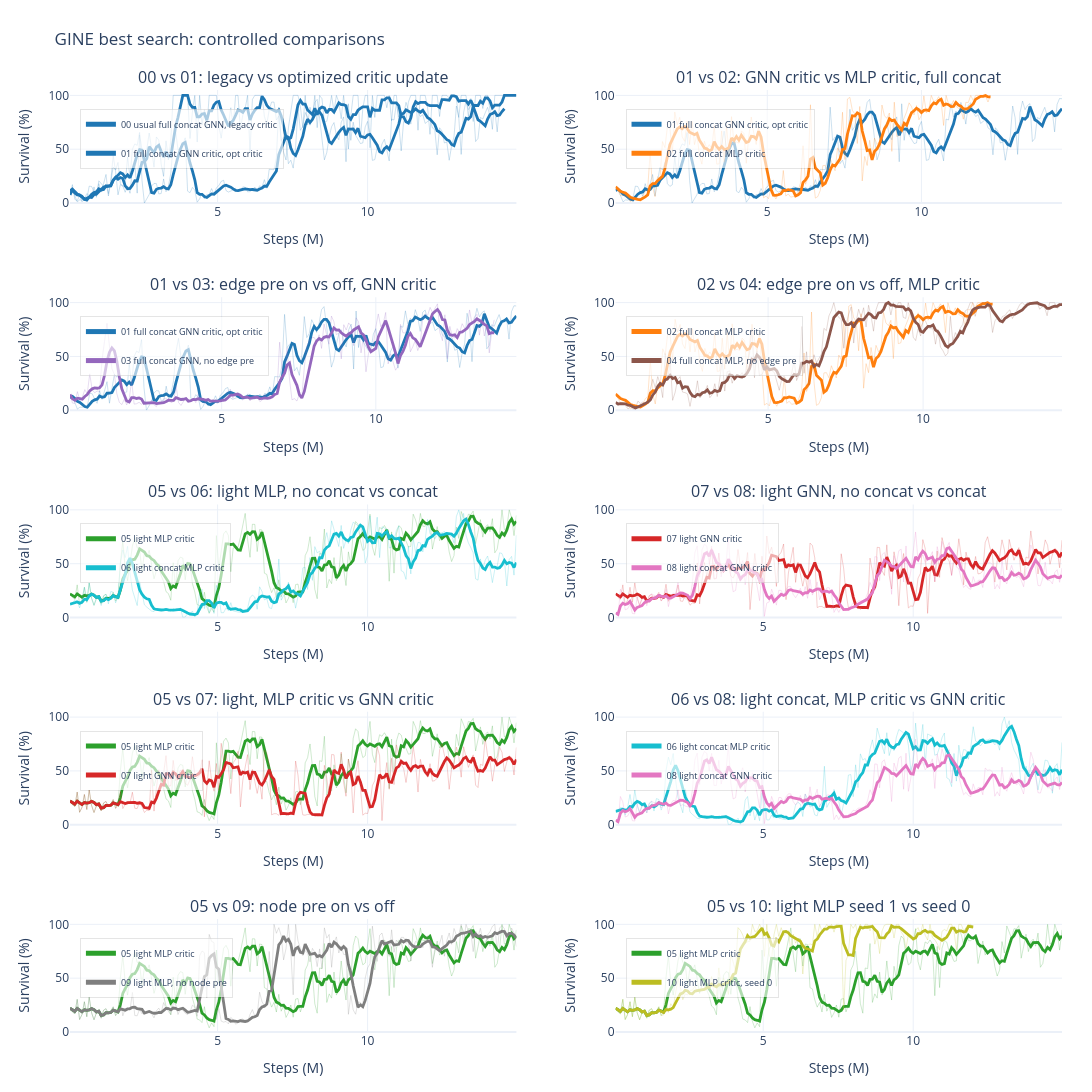

This figure's notebook cell:
### Code cell
# Controlled comparisons for gine_best_search.
# Each subplot changes one main knob, when both runs are available in history_df.
GINE_BEST_COMPARISONS = [
    (
        "00 vs 01: legacy vs optimized critic update",
        "best_00_rerun_usual_shared_gine_a4_concat_flat_s1",
        "best_01_full_concat_gnn_optcritic_s1",
    ),
    (
        "01 vs 02: GNN critic vs MLP critic, full concat",
        "best_01_full_concat_gnn_optcritic_s1",
        "best_02_full_concat_mlp_optcritic_s1",
    ),
    (
        "01 vs 03: edge pre on vs off, GNN critic",
        "best_01_full_concat_gnn_optcritic_s1",
        "best_03_full_concat_no_edge_gnn_optcritic_s1",
    ),
    (
        "02 vs 04: edge pre on vs off, MLP critic",
        "best_02_full_concat_mlp_optcritic_s1",
        "best_04_full_concat_no_edge_mlp_optcritic_s1",
    ),
    (
        "05 vs 06: light MLP, no concat vs concat",
        "best_05_light_mlp_s1",
        "best_06_light_concat_mlp_s1",
    ),
    (
        "07 vs 08: light GNN, no concat vs concat",
        "best_07_light_gnn_s1",
        "best_08_light_concat_gnn_s1",
    ),
    (
        "05 vs 07: light, MLP critic vs GNN critic",
        "best_05_light_mlp_s1",
        "best_07_light_gnn_s1",
    ),
    (
        "06 vs 08: light concat, MLP critic vs GNN critic",
        "best_06_light_concat_mlp_s1",
        "best_08_light_concat_gnn_s1",
    ),
    (
        "05 vs 09: node pre on vs off",
        "best_05_light_mlp_s1",
        "best_09_light_no_node_pre_mlp_s1",
    ),
    (
        "05 vs 10: light MLP seed 1 vs seed 0",
        "best_05_light_mlp_s1",
        "best_10_rerun_light_mlp_s0",
    ),
]


def gine_best_pair(left, right):
    specs = []
    for run_name in [left, right]:
        resolved_name = GINE_BEST_RUN_NAMES.get(run_name)
        if resolved_name is None:
            continue
        label = GINE_BEST_LABELS.get(run_name, run_name)
        specs.append(make_run(resolved_name, color=GINE_BEST_COLORS.get(run_name), label=label))
    return specs


gine_best_pair_groups = []
for title, left, right in GINE_BEST_COMPARISONS:
    specs = gine_best_pair(left, right)
    if len(specs) == 2:
        gine_best_pair_groups.append((title, specs))
    else:
        print(f"Skipping comparison with missing data: {title}")

fig_gine_best_pairs = plot_run_groups(
    gine_best_pair_groups,
    split="test",
    smooth=5,
    show_raw=True,
    title="configs/gine_best_search: controlled comparisons",
    y_range=[0, 105],
    ncols=2,
    subplot_height=380,
    width=1600,
    save_name="gine_best_search_controlled_comparisons",
)
fig_gine_best_pairs

### Figure 1 — Plotly figure (JSON) as saved in the notebook; plotly's stock layout.template omitted (floating-point values rounded to 4 significant figures; data arrays with more than 128 entries replaced by an {"elided": "..."} marker saying what was removed)
{"data": [{"hovertemplate": "<b>%{fullData.name}</b><br>metric: test/charts/episodic_survival<br>step: %{x:.2f}M<br>smoothed value: %{y:.3f}<extra></extra>", "legend": "legend", "legendgroup": "subplot1:00 usual full concat GNN, legacy critic", "line": {"color": "#1f77b4", "dash": "solid", "width": 1}, "mode": "lines", "name": "00 usual full concat GNN, legacy critic raw", "opacity": 0.22, "showlegend": false, "type": "scatter", "x": {"elided": "187 float values"}, "xaxis": "x", "y": {"elided": "187 float values"}, "yaxis": "y"}, {"hovertemplate": "<b>%{fullData.name}</b><br>metric: test/charts/episodic_survival<br>step: %{x:.2f}M<br>smoothed value: %{y:.3f}<extra></extra>", "legend": "legend", "legendgroup": "subplot1:00 usual full concat GNN, legacy critic", "line": {"color": "#1f77b4", "dash": "solid", "width": 2.8}, "mode": "lines", "name": "00 usual full concat GNN, legacy critic", "showlegend": true, "type": "scatter", "x": {"elided": "187 float values"}, "xaxis": "x", "y": {"elided": "187 float values"}, "yaxis": "y"}, {"hovertemplate": "<b>%{fullData.name}</b><br>metric: test/charts/episodic_survival<br>step: %{x:.2f}M<br>smoothed value: %{y:.3f}<extra></extra>", "legend": "legend", "legendgroup": "subplot1:01 full concat GNN critic, opt critic", "line": {"color": "#1f77b4", "dash": "solid", "width": 1}, "mode": "lines", "name": "01 full concat GNN critic, opt critic raw", "opacity": 0.22, "showlegend": false, "type": "scatter", "x": {"elided": "182 float values"}, "xaxis": "x", "y": {"elided": "182 float values"}, "yaxis": "y"}, {"hovertemplate": "<b>%{fullData.name}</b><br>metric: test/charts/episodic_survival<br>step: %{x:.2f}M<br>smoothed value: %{y:.3f}<extra></extra>", "legend": "legend", "legendgroup": "subplot1:01 full concat GNN critic, opt critic", "line": {"color": "#1f77b4", "dash": "solid", "width": 2.8}, "mode": "lines", "name": "01 full concat GNN critic, opt critic", "showlegend": true, "type": "scatter", "x": {"elided": "182 float values"}, "xaxis": "x", "y": {"elided": "182 float values"}, "yaxis": "y"}, {"hovertemplate": "<b>%{fullData.name}</b><br>metric: test/charts/episodic_survival<br>step: %{x:.2f}M<br>smoothed value: %{y:.3f}<extra></extra>", "legend": "legend2", "legendgroup": "subplot2:01 full concat GNN critic, opt critic", "line": {"color": "#1f77b4", "dash": "solid", "width": 1}, "mode": "lines", "name": "01 full concat GNN critic, opt critic raw", "opacity": 0.22, "showlegend": false, "type": "scatter", "x": {"elided": "182 float values"}, "xaxis": "x2", "y": {"elided": "182 float values"}, "yaxis": "y2"}, {"hovertemplate": "<b>%{fullData.name}</b><br>metric: test/charts/episodic_survival<br>step: %{x:.2f}M<br>smoothed value: %{y:.3f}<extra></extra>", "legend": "legend2", "legendgroup": "subplot2:01 full concat GNN critic, opt critic", "line": {"color": "#1f77b4", "dash": "solid", "width": 2.8}, "mode": "lines", "name": "01 full concat GNN critic, opt critic", "showlegend": true, "type": "scatter", "x": {"elided": "182 float values"}, "xaxis": "x2", "y": {"elided": "182 float values"}, "yaxis": "y2"}, {"hovertemplate": "<b>%{fullData.name}</b><br>metric: test/charts/episodic_survival<br>step: %{x:.2f}M<br>smoothed value: %{y:.3f}<extra></extra>", "legend": "legend2", "legendgroup": "subplot2:02 full concat MLP critic", "line": {"color": "#ff7f0e", "dash": "solid", "width": 1}, "mode": "lines", "name": "02 full concat MLP critic raw", "opacity": 0.22, "showlegend": false, "type": "scatter", "x": {"elided": "153 float values"}, "xaxis": "x2", "y": {"elided": "153 float values"}, "yaxis": "y2"}, {"hovertemplate": "<b>%{fullData.name}</b><br>metric: test/charts/episodic_survival<br>step: %{x:.2f}M<br>smoothed value: %{y:.3f}<extra></extra>", "legend": "legend2", "legendgroup": "subplot2:02 full concat MLP critic", "line": {"color": "#ff7f0e", "dash": "solid", "width": 2.8}, "mode": "lines", "name": "02 full concat MLP critic", "showlegend": true, "type": "scatter", "x": {"elided": "153 float values"}, "xaxis": "x2", "y": {"elided": "153 float values"}, "yaxis": "y2"}, {"hovertemplate": "<b>%{fullData.name}</b><br>metric: test/charts/episodic_survival<br>step: %{x:.2f}M<br>smoothed value: %{y:.3f}<extra></extra>", "legend": "legend3", "legendgroup": "subplot3:01 full concat GNN critic, opt critic", "line": {"color": "#1f77b4", "dash": "solid", "width": 1}, "mode": "lines", "name": "01 full concat GNN critic, opt critic raw", "opacity": 0.22, "showlegend": false, "type": "scatter", "x": {"elided": "182 float values"}, "xaxis": "x3", "y": {"elided": "182 float values"}, "yaxis": "y3"}, {"hovertemplate": "<b>%{fullData.name}</b><br>metric: test/charts/episodic_survival<br>step: %{x:.2f}M<br>smoothed value: %{y:.3f}<extra></extra>", "legend": "legend3", "legendgroup": "subplot3:01 full concat GNN critic, opt critic", "line": {"color": "#1f77b4", "dash": "solid", "width": 2.8}, "mode": "lines", "name": "01 full concat GNN critic, opt critic", "showlegend": true, "type": "scatter", "x": {"elided": "182 float values"}, "xaxis": "x3", "y": {"elided": "182 float values"}, "yaxis": "y3"}, {"hovertemplate": "<b>%{fullData.name}</b><br>metric: test/charts/episodic_survival<br>step: %{x:.2f}M<br>smoothed value: %{y:.3f}<extra></extra>", "legend": "legend3", "legendgroup": "subplot3:03 full concat GNN, no edge pre", "line": {"color": "#9467bd", "dash": "solid", "width": 1}, "mode": "lines", "name": "03 full concat GNN, no edge pre raw", "opacity": 0.22, "showlegend": false, "type": "scatter", "x": {"elided": "173 float values"}, "xaxis": "x3", "y": {"elided": "173 float values"}, "yaxis": "y3"}, {"hovertemplate": "<b>%{fullData.name}</b><br>metric: test/charts/episodic_survival<br>step: %{x:.2f}M<br>smoothed value: %{y:.3f}<extra></extra>", "legend": "legend3", "legendgroup": "subplot3:03 full concat GNN, no edge pre", "line": {"color": "#9467bd", "dash": "solid", "width": 2.8}, "mode": "lines", "name": "03 full concat GNN, no edge pre", "showlegend": true, "type": "scatter", "x": {"elided": "173 float values"}, "xaxis": "x3", "y": {"elided": "173 float values"}, "yaxis": "y3"}, {"hovertemplate": "<b>%{fullData.name}</b><br>metric: test/charts/episodic_survival<br>step: %{x:.2f}M<br>smoothed value: %{y:.3f}<extra></extra>", "legend": "legend4", "legendgroup": "subplot4:02 full concat MLP critic", "line": {"color": "#ff7f0e", "dash": "solid", "width": 1}, "mode": "lines", "name": "02 full concat MLP critic raw", "opacity": 0.22, "showlegend": false, "type": "scatter", "x": {"elided": "153 float values"}, "xaxis": "x4", "y": {"elided": "153 float values"}, "yaxis": "y4"}, {"hovertemplate": "<b>%{fullData.name}</b><br>metric: test/charts/episodic_survival<br>step: %{x:.2f}M<br>smoothed value: %{y:.3f}<extra></extra>", "legend": "legend4", "legendgroup": "subplot4:02 full concat MLP critic", "line": {"color": "#ff7f0e", "dash": "solid", "width": 2.8}, "mode": "lines", "name": "02 full concat MLP critic", "showlegend": true, "type": "scatter", "x": {"elided": "153 float values"}, "xaxis": "x4", "y": {"elided": "153 float values"}, "yaxis": "y4"}, {"hovertemplate": "<b>%{fullData.name}</b><br>metric: test/charts/episodic_survival<br>step: %{x:.2f}M<br>smoothed value: %{y:.3f}<extra></extra>", "legend": "legend4", "legendgroup": "subplot4:04 full concat MLP, no edge pre", "line": {"color": "#8c564b", "dash": "solid", "width": 1}, "mode": "lines", "name": "04 full concat MLP, no edge pre raw", "opacity": 0.22, "showlegend": false, "type": "scatter", "x": {"elided": "181 float values"}, "xaxis": "x4", "y": {"elided": "181 float values"}, "yaxis": "y4"}, {"hovertemplate": "<b>%{fullData.name}</b><br>metric: test/charts/episodic_survival<br>step: %{x:.2f}M<br>smoothed value: %{y:.3f}<extra></extra>", "legend": "legend4", "legendgroup": "subplot4:04 full concat MLP, no edge pre", "line": {"color": "#8c564b", "dash": "solid", "width": 2.8}, "mode": "lines", "name": "04 full concat MLP, no edge pre", "showlegend": true, "type": "scatter", "x": {"elided": "181 float values"}, "xaxis": "x4", "y": {"elided": "181 float values"}, "yaxis": "y4"}, {"hovertemplate": "<b>%{fullData.name}</b><br>metric: test/charts/episodic_survival<br>step: %{x:.2f}M<br>smoothed value: %{y:.3f}<extra></extra>", "legend": "legend5", "legendgroup": "subplot5:05 light MLP critic", "line": {"color": "#2ca02c", "dash": "solid", "width": 1}, "mode": "lines", "name": "05 light MLP critic raw", "opacity": 0.22, "showlegend": false, "type": "scatter", "x": {"elided": "187 float values"}, "xaxis": "x5", "y": {"elided": "187 float values"}, "yaxis": "y5"}, {"hovertemplate": "<b>%{fullData.name}</b><br>metric: test/charts/episodic_survival<br>step: %{x:.2f}M<br>smoothed value: %{y:.3f}<extra></extra>", "legend": "legend5", "legendgroup": "subplot5:05 light MLP critic", "line": {"color": "#2ca02c", "dash": "solid", "width": 2.8}, "mode": "lines", "name": "05 light MLP critic", "showlegend": true, "type": "scatter", "x": {"elided": "187 float values"}, "xaxis": "x5", "y": {"elided": "187 float values"}, "yaxis": "y5"}, {"hovertemplate": "<b>%{fullData.name}</b><br>metric: test/charts/episodic_survival<br>step: %{x:.2f}M<br>smoothed value: %{y:.3f}<extra></extra>", "legend": "legend5", "legendgroup": "subplot5:06 light concat MLP critic", "line": {"color": "#17becf", "dash": "solid", "width": 1}, "mode": "lines", "name": "06 light concat MLP critic raw", "opacity": 0.22, "showlegend": false, "type": "scatter", "x": {"elided": "187 float values"}, "xaxis": "x5", "y": {"elided": "187 float values"}, "yaxis": "y5"}, {"hovertemplate": "<b>%{fullData.name}</b><br>metric: test/charts/episodic_survival<br>step: %{x:.2f}M<br>smoothed value: %{y:.3f}<extra></extra>", "legend": "legend5", "legendgroup": "subplot5:06 light concat MLP critic", "line": {"color": "#17becf", "dash": "solid", "width": 2.8}, "mode": "lines", "name": "06 light concat MLP critic", "showlegend": true, "type": "scatter", "x": {"elided": "187 float values"}, "xaxis": "x5", "y": {"elided": "187 float values"}, "yaxis": "y5"}, {"hovertemplate": "<b>%{fullData.name}</b><br>metric: test/charts/episodic_survival<br>step: %{x:.2f}M<br>smoothed value: %{y:.3f}<extra></extra>", "legend": "legend6", "legendgroup": "subplot6:07 light GNN critic", "line": {"color": "#d62728", "dash": "solid", "width": 1}, "mode": "lines", "name": "07 light GNN critic raw", "opacity": 0.22, "showlegend": false, "type": "scatter", "x": {"elided": "187 float values"}, "xaxis": "x6", "y": {"elided": "187 float values"}, "yaxis": "y6"}, {"hovertemplate": "<b>%{fullData.name}</b><br>metric: test/charts/episodic_survival<br>step: %{x:.2f}M<br>smoothed value: %{y:.3f}<extra></extra>", "legend": "legend6", "legendgroup": "subplot6:07 light GNN critic", "line": {"color": "#d62728", "dash": "solid", "width": 2.8}, "mode": "lines", "name": "07 light GNN critic", "showlegend": true, "type": "scatter", "x": {"elided": "187 float values"}, "xaxis": "x6", "y": {"elided": "187 float values"}, "yaxis": "y6"}, {"hovertemplate": "<b>%{fullData.name}</b><br>metric: test/charts/episodic_survival<br>step: %{x:.2f}M<br>smoothed value: %{y:.3f}<extra></extra>", "legend": "legend6", "legendgroup": "subplot6:08 light concat GNN critic", "line": {"color": "#e377c2", "dash": "solid", "width": 1}, "mode": "lines", "name": "08 light concat GNN critic raw", "opacity": 0.22, "showlegend": false, "type": "scatter", "x": {"elided": "187 float values"}, "xaxis": "x6", "y": {"elided": "187 float values"}, "yaxis": "y6"}, {"hovertemplate": "<b>%{fullData.name}</b><br>metric: test/charts/episodic_survival<br>step: %{x:.2f}M<br>smoothed value: %{y:.3f}<extra></extra>", "legend": "legend6", "legendgroup": "subplot6:08 light concat GNN critic", "line": {"color": "#e377c2", "dash": "solid", "width": 2.8}, "mode": "lines", "name": "08 light concat GNN critic", "showlegend": true, "type": "scatter", "x": {"elided": "187 float values"}, "xaxis": "x6", "y": {"elided": "187 float values"}, "yaxis": "y6"}, {"hovertemplate": "<b>%{fullData.name}</b><br>metric: test/charts/episodic_survival<br>step: %{x:.2f}M<br>smoothed value: %{y:.3f}<extra></extra>", "legend": "legend7", "legendgroup": "subplot7:05 light MLP critic", "line": {"color": "#2ca02c", "dash": "solid", "width": 1}, "mode": "lines", "name": "05 light MLP critic raw", "opacity": 0.22, "showlegend": false, "type": "scatter", "x": {"elided": "187 float values"}, "xaxis": "x7", "y": {"elided": "187 float values"}, "yaxis": "y7"}, {"hovertemplate": "<b>%{fullData.name}</b><br>metric: test/charts/episodic_survival<br>step: %{x:.2f}M<br>smoothed value: %{y:.3f}<extra></extra>", "legend": "legend7", "legendgroup": "subplot7:05 light MLP critic", "line": {"color": "#2ca02c", "dash": "solid", "width": 2.8}, "mode": "lines", "name": "05 light MLP critic", "showlegend": true, "type": "scatter", "x": {"elided": "187 float values"}, "xaxis": "x7", "y": {"elided": "187 float values"}, "yaxis": "y7"}, {"hovertemplate": "<b>%{fullData.name}</b><br>metric: test/charts/episodic_survival<br>step: %{x:.2f}M<br>smoothed value: %{y:.3f}<extra></extra>", "legend": "legend7", "legendgroup": "subplot7:07 light GNN critic", "line": {"color": "#d62728", "dash": "solid", "width": 1}, "mode": "lines", "name": "07 light GNN critic raw", "opacity": 0.22, "showlegend": false, "type": "scatter", "x": {"elided": "187 float values"}, "xaxis": "x7", "y": {"elided": "187 float values"}, "yaxis": "y7"}, {"hovertemplate": "<b>%{fullData.name}</b><br>metric: test/charts/episodic_survival<br>step: %{x:.2f}M<br>smoothed value: %{y:.3f}<extra></extra>", "legend": "legend7", "legendgroup": "subplot7:07 light GNN critic", "line": {"color": "#d62728", "dash": "solid", "width": 2.8}, "mode": "lines", "name": "07 light GNN critic", "showlegend": true, "type": "scatter", "x": {"elided": "187 float values"}, "xaxis": "x7", "y": {"elided": "187 float values"}, "yaxis": "y7"}, {"hovertemplate": "<b>%{fullData.name}</b><br>metric: test/charts/episodic_survival<br>step: %{x:.2f}M<br>smoothed value: %{y:.3f}<extra></extra>", "legend": "legend8", "legendgroup": "subplot8:06 light concat MLP critic", "line": {"color": "#17becf", "dash": "solid", "width": 1}, "mode": "lines", "name": "06 light concat MLP critic raw", "opacity": 0.22, "showlegend": false, "type": "scatter", "x": {"elided": "187 float values"}, "xaxis": "x8", "y": {"elided": "187 float values"}, "yaxis": "y8"}, {"hovertemplate": "<b>%{fullData.name}</b><br>metric: test/charts/episodic_survival<br>step: %{x:.2f}M<br>smoothed value: %{y:.3f}<extra></extra>", "legend": "legend8", "legendgroup": "subplot8:06 light concat MLP critic", "line": {"color": "#17becf", "dash": "solid", "width": 2.8}, "mode": "lines", "name": "06 light concat MLP critic", "showlegend": true, "type": "scatter", "x": {"elided": "187 float values"}, "xaxis": "x8", "y": {"elided": "187 float values"}, "yaxis": "y8"}, {"hovertemplate": "<b>%{fullData.name}</b><br>metric: test/charts/episodic_survival<br>step: %{x:.2f}M<br>smoothed value: %{y:.3f}<extra></extra>", "legend": "legend8", "legendgroup": "subplot8:08 light concat GNN critic", "line": {"color": "#e377c2", "dash": "solid", "width": 1}, "mode": "lines", "name": "08 light concat GNN critic raw", "opacity": 0.22, "showlegend": false, "type": "scatter", "x": {"elided": "187 float values"}, "xaxis": "x8", "y": {"elided": "187 float values"}, "yaxis": "y8"}, {"hovertemplate": "<b>%{fullData.name}</b><br>metric: test/charts/episodic_survival<br>step: %{x:.2f}M<br>smoothed value: %{y:.3f}<extra></extra>", "legend": "legend8", "legendgroup": "subplot8:08 light concat GNN critic", "line": {"color": "#e377c2", "dash": "solid", "width": 2.8}, "mode": "lines", "name": "08 light concat GNN critic", "showlegend": true, "type": "scatter", "x": {"elided": "187 float values"}, "xaxis": "x8", "y": {"elided": "187 float values"}, "yaxis": "y8"}, {"hovertemplate": "<b>%{fullData.name}</b><br>metric: test/charts/episodic_survival<br>step: %{x:.2f}M<br>smoothed value: %{y:.3f}<extra></extra>", "legend": "legend9", "legendgroup": "subplot9:05 light MLP critic", "line": {"color": "#2ca02c", "dash": "solid", "width": 1}, "mode": "lines", "name": "05 light MLP critic raw", "opacity": 0.22, "showlegend": false, "type": "scatter", "x": {"elided": "187 float values"}, "xaxis": "x9", "y": {"elided": "187 float values"}, "yaxis": "y9"}, {"hovertemplate": "<b>%{fullData.name}</b><br>metric: test/charts/episodic_survival<br>step: %{x:.2f}M<br>smoothed value: %{y:.3f}<extra></extra>", "legend": "legend9", "legendgroup": "subplot9:05 light MLP critic", "line": {"color": "#2ca02c", "dash": "solid", "width": 2.8}, "mode": "lines", "name": "05 light MLP critic", "showlegend": true, "type": "scatter", "x": {"elided": "187 float values"}, "xaxis": "x9", "y": {"elided": "187 float values"}, "yaxis": "y9"}, {"hovertemplate": "<b>%{fullData.name}</b><br>metric: test/charts/episodic_survival<br>step: %{x:.2f}M<br>smoothed value: %{y:.3f}<extra></extra>", "legend": "legend9", "legendgroup": "subplot9:09 light MLP, no node pre", "line": {"color": "#7f7f7f", "dash": "solid", "width": 1}, "mode": "lines", "name": "09 light MLP, no node pre raw", "opacity": 0.22, "showlegend": false, "type": "scatter", "x": {"elided": "187 float values"}, "xaxis": "x9", "y": {"elided": "187 float values"}, "yaxis": "y9"}, {"hovertemplate": "<b>%{fullData.name}</b><br>metric: test/charts/episodic_survival<br>step: %{x:.2f}M<br>smoothed value: %{y:.3f}<extra></extra>", "legend": "legend9", "legendgroup": "subplot9:09 light MLP, no node pre", "line": {"color": "#7f7f7f", "dash": "solid", "width": 2.8}, "mode": "lines", "name": "09 light MLP, no node pre", "showlegend": true, "type": "scatter", "x": {"elided": "187 float values"}, "xaxis": "x9", "y": {"elided": "187 float values"}, "yaxis": "y9"}, {"hovertemplate": "<b>%{fullData.name}</b><br>metric: test/charts/episodic_survival<br>step: %{x:.2f}M<br>smoothed value: %{y:.3f}<extra></extra>", "legend": "legend10", "legendgroup": "subplot10:05 light MLP critic", "line": {"color": "#2ca02c", "dash": "solid", "width": 1}, "mode": "lines", "name": "05 light MLP critic raw", "opacity": 0.22, "showlegend": false, "type": "scatter", "x": {"elided": "187 float values"}, "xaxis": "x10", "y": {"elided": "187 float values"}, "yaxis": "y10"}, {"hovertemplate": "<b>%{fullData.name}</b><br>metric: test/charts/episodic_survival<br>step: %{x:.2f}M<br>smoothed value: %{y:.3f}<extra></extra>", "legend": "legend10", "legendgroup": "subplot10:05 light MLP critic", "line": {"color": "#2ca02c", "dash": "solid", "width": 2.8}, "mode": "lines", "name": "05 light MLP critic", "showlegend": true, "type": "scatter", "x": {"elided": "187 float values"}, "xaxis": "x10", "y": {"elided": "187 float values"}, "yaxis": "y10"}, {"hovertemplate": "<b>%{fullData.name}</b><br>metric: test/charts/episodic_survival<br>step: %{x:.2f}M<br>smoothed value: %{y:.3f}<extra></extra>", "legend": "legend10", "legendgroup": "subplot10:10 light MLP critic, seed 0", "line": {"color": "#bcbd22", "dash": "solid", "width": 1}, "mode": "lines", "name": "10 light MLP critic, seed 0 raw", "opacity": 0.22, "showlegend": false, "type": "scatter", "x": {"elided": "150 float values"}, "xaxis": "x10", "y": {"elided": "150 float values"}, "yaxis": "y10"}, {"hovertemplate": "<b>%{fullData.name}</b><br>metric: test/charts/episodic_survival<br>step: %{x:.2f}M<br>smoothed value: %{y:.3f}<extra></extra>", "legend": "legend10", "legendgroup": "subplot10:10 light MLP critic, seed 0", "line": {"color": "#bcbd22", "dash": "solid", "width": 2.8}, "mode": "lines", "name": "10 light MLP critic, seed 0", "showlegend": true, "type": "scatter", "x": {"elided": "150 float values"}, "xaxis": "x10", "y": {"elided": "150 float values"}, "yaxis": "y10"}], "layout": {"annotations": [{"font": {"size": 16}, "showarrow": false, "text": "00 vs 01: legacy vs optimized critic update", "x": 0.225, "xanchor": "center", "xref": "paper", "y": 1, "yanchor": "bottom", "yref": "paper"}, {"font": {"size": 16}, "showarrow": false, "text": "01 vs 02: GNN critic vs MLP critic, full concat", "x": 0.775, "xanchor": "center", "xref": "paper", "y": 1, "yanchor": "bottom", "yref": "paper"}, {"font": {"size": 16}, "showarrow": false, "text": "01 vs 03: edge pre on vs off, GNN critic", "x": 0.225, "xanchor": "center", "xref": "paper", "y": 0.78, "yanchor": "bottom", "yref": "paper"}, {"font": {"size": 16}, "showarrow": false, "text": "02 vs 04: edge pre on vs off, MLP critic", "x": 0.775, "xanchor": "center", "xref": "paper", "y": 0.78, "yanchor": "bottom", "yref": "paper"}, {"font": {"size": 16}, "showarrow": false, "text": "05 vs 06: light MLP, no concat vs concat", "x": 0.225, "xanchor": "center", "xref": "paper", "y": 0.56, "yanchor": "bottom", "yref": "paper"}, {"font": {"size": 16}, "showarrow": false, "text": "07 vs 08: light GNN, no concat vs concat", "x": 0.775, "xanchor": "center", "xref": "paper", "y": 0.56, "yanchor": "bottom", "yref": "paper"}, {"font": {"size": 16}, "showarrow": false, "text": "05 vs 07: light, MLP critic vs GNN critic", "x": 0.225, "xanchor": "center", "xref": "paper", "y": 0.34, "yanchor": "bottom", "yref": "paper"}, {"font": {"size": 16}, "showarrow": false, "text": "06 vs 08: light concat, MLP critic vs GNN critic", "x": 0.775, "xanchor": "center", "xref": "paper", "y": 0.34, "yanchor": "bottom", "yref": "paper"}, {"font": {"size": 16}, "showarrow": false, "text": "05 vs 09: node pre on vs off", "x": 0.225, "xanchor": "center", "xref": "paper", "y": 0.12, "yanchor": "bottom", "yref": "paper"}, {"font": {"size": 16}, "showarrow": false, "text": "05 vs 10: light MLP seed 1 vs seed 0", "x": 0.775, "xanchor": "center", "xref": "paper", "y": 0.12, "yanchor": "bottom", "yref": "paper"}], "height": 1900, "hovermode": "x unified", "legend": {"bgcolor": "rgba(255,255,255,0.62)", "bordercolor": "rgba(0,0,0,0.10)", "borderwidth": 1, "font": {"size": 9}, "itemsizing": "constant", "orientation": "v", "x": 0.01, "xanchor": "left", "y": 0.98, "yanchor": "top"}, "legend10": {"bgcolor": "rgba(255,255,255,0.62)", "bordercolor": "rgba(0,0,0,0.10)", "borderwidth": 1, "font": {"size": 9}, "itemsizing": "constant", "orientation": "v", "x": 0.56, "xanchor": "left", "y": 0.1, "yanchor": "top"}, "legend2": {"bgcolor": "rgba(255,255,255,0.62)", "bordercolor": "rgba(0,0,0,0.10)", "borderwidth": 1, "font": {"size": 9}, "itemsizing": "constant", "orientation": "v", "x": 0.56, "xanchor": "left", "y": 0.98, "yanchor": "top"}, "legend3": {"bgcolor": "rgba(255,255,255,0.62)", "bordercolor": "rgba(0,0,0,0.10)", "borderwidth": 1, "font": {"size": 9}, "itemsizing": "constant", "orientation": "v", "x": 0.01, "xanchor": "left", "y": 0.76, "yanchor": "top"}, "legend4": {"bgcolor": "rgba(255,255,255,0.62)", "bordercolor": "rgba(0,0,0,0.10)", "borderwidth": 1, "font": {"size": 9}, "itemsizing": "constant", "orientation": "v", "x": 0.56, "xanchor": "left", "y": 0.76, "yanchor": "top"}, "legend5": {"bgcolor": "rgba(255,255,255,0.62)", "bordercolor": "rgba(0,0,0,0.10)", "borderwidth": 1, "font": {"size": 9}, "itemsizing": "constant", "orientation": "v", "x": 0.01, "xanchor": "left", "y": 0.54, "yanchor": "top"}, "legend6": {"bgcolor": "rgba(255,255,255,0.62)", "bordercolor": "rgba(0,0,0,0.10)", "borderwidth": 1, "font": {"size": 9}, "itemsizing": "constant", "orientation": "v", "x": 0.56, "xanchor": "left", "y": 0.54, "yanchor": "top"}, "legend7": {"bgcolor": "rgba(255,255,255,0.62)", "bordercolor": "rgba(0,0,0,0.10)", "borderwidth": 1, "font": {"size": 9}, "itemsizing": "constant", "orientation": "v", "x": 0.01, "xanchor": "left", "y": 0.32, "yanchor": "top"}, "legend8": {"bgcolor": "rgba(255,255,255,0.62)", "bordercolor": "rgba(0,0,0,0.10)", "borderwidth": 1, "font": {"size": 9}, "itemsizing": "constant", "orientation": "v", "x": 0.56, "xanchor": "left", "y": 0.32, "yanchor": "top"}, "legend9": {"bgcolor": "rgba(255,255,255,0.62)", "bordercolor": "rgba(0,0,0,0.10)", "borderwidth": 1, "font": {"size": 9}, "itemsizing": "constant", "orientation": "v", "x": 0.01, "xanchor": "left", "y": 0.1, "yanchor": "top"}, "margin": {"b": 60, "l": 70, "r": 30, "t": 90}, "showlegend": true, "title": {"text": "GINE best search: controlled comparisons"}, "width": 1600, "xaxis": {"anchor": "y", "domain": [0, 0.45], "title": {"text": "Steps (M)"}}, "xaxis10": {"anchor": "y10", "domain": [0.55, 1], "title": {"text": "Steps (M)"}}, "xaxis2": {"anchor": "y2", "domain": [0.55, 1], "title": {"text": "Steps (M)"}}, "xaxis3": {"anchor": "y3", "domain": [0, 0.45], "title": {"text": "Steps (M)"}}, "xaxis4": {"anchor": "y4", "domain": [0.55, 1], "title": {"text": "Steps (M)"}}, "xaxis5": {"anchor": "y5", "domain": [0, 0.45], "title": {"text": "Steps (M)"}}, "xaxis6": {"anchor": "y6", "domain": [0.55, 1], "title": {"text": "Steps (M)"}}, "xaxis7": {"anchor": "y7", "domain": [0, 0.45], "title": {"text": "Steps (M)"}}, "xaxis8": {"anchor": "y8", "domain": [0.55, 1], "title": {"text": "Steps (M)"}}, "xaxis9": {"anchor": "y9", "domain": [0, 0.45], "title": {"text": "Steps (M)"}}, "yaxis": {"anchor": "x", "domain": [0.88, 1], "range": [0, 105], "title": {"text": "Survival (%)"}}, "yaxis10": {"anchor": "x10", "domain": [0, 0.12], "range": [0, 105], "title": {"text": "Survival (%)"}}, "yaxis2": {"anchor": "x2", "domain": [0.88, 1], "range": [0, 105], "title": {"text": "Survival (%)"}}, "yaxis3": {"anchor": "x3", "domain": [0.66, 0.78], "range": [0, 105], "title": {"text": "Survival (%)"}}, "yaxis4": {"anchor": "x4", "domain": [0.66, 0.78], "range": [0, 105], "title": {"text": "Survival (%)"}}, "yaxis5": {"anchor": "x5", "domain": [0.44, 0.56], "range": [0, 105], "title": {"text": "Survival (%)"}}, "yaxis6": {"anchor": "x6", "domain": [0.44, 0.56], "range": [0, 105], "title": {"text": "Survival (%)"}}, "yaxis7": {"anchor": "x7", "domain": [0.22, 0.34], "range": [0, 105], "title": {"text": "Survival (%)"}}, "yaxis8": {"anchor": "x8", "domain": [0.22, 0.34], "range": [0, 105], "title": {"text": "Survival (%)"}}, "yaxis9": {"anchor": "x9", "domain": [0, 0.12], "range": [0, 105], "title": {"text": "Survival (%)"}}}}
